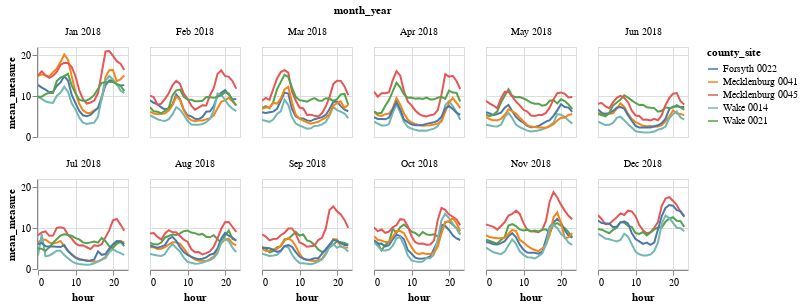

Notebook source saved alongside this figure:
### Code cell
alt.Chart(
    df.with_columns(
        county_site = pl.concat_str([pl.col('county'), pl.col('site')], separator=' '),
        month_year = pl.concat_str(
            [pl.col('tstamp').dt.to_string('%b'), 
             pl.col('tstamp').dt.to_string('%Y')],
             separator=' '),
        year_month = pl.concat_str(
            [pl.col('tstamp').dt.to_string('%Y'), 
             pl.col('tstamp').dt.to_string('%m')],
             separator=''),
        hour = pl.col('tstamp').dt.hour()
    ).group_by(
        ['county_site', 'month_year', 'year_month', 'hour']
    ).agg(
        pl.col('measure').mean().alias('mean_measure')
    )
).mark_line(clip=True).encode(
    x=alt.X('hour:Q'),
    y=alt.Y('mean_measure:Q'),
    color='county_site:N',
    detail='county_site:N',
    tooltip='county_site:N'
).properties(
    width=90,
    height=90
).facet(
    facet=alt.Facet('month_year:O').sort(field='year_month'),
    columns=6
)

### Figure 1 — Vega-Lite specification as saved in the notebook (floating-point values rounded to 4 significant figures; data arrays with more than 128 entries replaced by an {"elided": "..."} marker saying what was removed)
{"config": {"view": {"continuousWidth": 300, "continuousHeight": 300}}, "data": {"name": "data-fa597840215d76b76f821059eb0f1f11"}, "facet": {"field": "month_year", "sort": {"field": "year_month"}, "type": "ordinal"}, "spec": {"mark": {"type": "line", "clip": true}, "encoding": {"color": {"field": "county_site", "type": "nominal"}, "detail": {"field": "county_site", "type": "nominal"}, "tooltip": {"field": "county_site", "type": "nominal"}, "x": {"field": "hour", "type": "quantitative"}, "y": {"field": "mean_measure", "type": "quantitative"}}, "height": 90, "width": 90}, "columns": 6, "$schema": "https://vega.github.io/schema/vega-lite/v5.20.1.json", "datasets": {"data-fa597840215d76b76f821059eb0f1f11": {"elided": "1389 records"}}}
